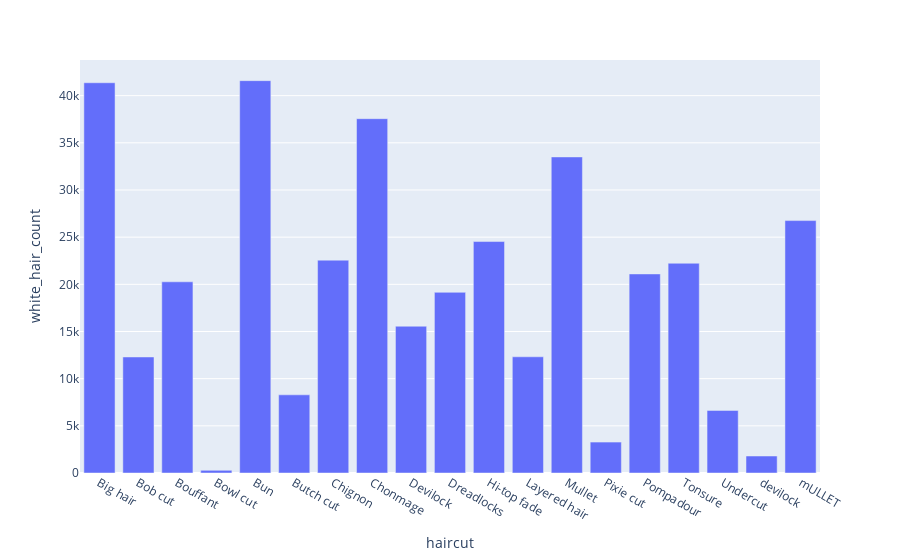

Notebook code for this chart:
### Code cell
import plotly.express as px

# plot sum of white_hair_count by haircut
fig = px.bar(
        df.groupby('haircut').agg({'white_hair_count': 'mean'}).reset_index(), 
        x='haircut', 
        y='white_hair_count')
fig.show()

### Figure 1 — Plotly figure (JSON) as saved in the notebook; plotly's stock layout.template omitted (floating-point values rounded to 4 significant figures)
{"data": [{"alignmentgroup": "True", "hovertemplate": "haircut=%{x}<br>white_hair_count=%{y}<extra></extra>", "legendgroup": "", "marker": {"color": "#636efa", "pattern": {"shape": ""}}, "name": "", "offsetgroup": "", "orientation": "v", "showlegend": false, "textposition": "auto", "type": "bar", "x": ["Big hair", "Bob cut", "Bouffant", "Bowl cut", "Bun", "Butch cut", "Chignon", "Chonmage", "Devilock", "Dreadlocks", "Hi-top fade", "Layered hair", "Mullet", "Pixie cut", "Pompadour", "Tonsure", "Undercut", "devilock", "mULLET"], "xaxis": "x", "y": [41370.0, 12300.0, 20270.0, 287.5, 41590.0, 8287.0, 22560.0, 37560.0, 15560.0, 19150.0, 24540.0, 12320.0, 33500.0, 3280.0, 21100.0, 22230.0, 6635.0, 1802.0, 26760.0], "yaxis": "y"}], "layout": {"barmode": "relative", "legend": {"tracegroupgap": 0}, "margin": {"t": 60}, "xaxis": {"anchor": "y", "domain": [0, 1], "title": {"text": "haircut"}}, "yaxis": {"anchor": "x", "domain": [0, 1], "title": {"text": "white_hair_count"}}}}
